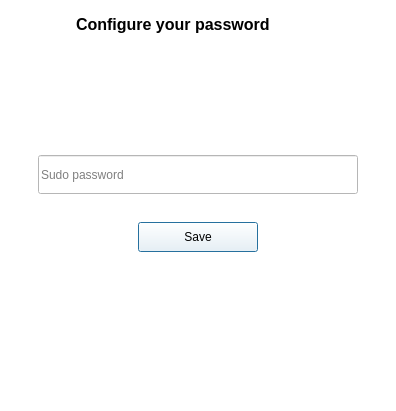
<?xml version="1.0" encoding="UTF-8"?>
<ui version="4.0">
 <class>Dialog</class>
 <widget class="QDialog" name="Dialog">
  <property name="geometry">
   <rect>
    <x>0</x>
    <y>0</y>
    <width>396</width>
    <height>411</height>
   </rect>
  </property>
  <property name="windowTitle">
   <string>Configure</string>
  </property>
  <property name="windowIcon">
   <iconset resource="../icons/icons.qrc">
    <normaloff>:/icons/system-update.png</normaloff>:/icons/system-update.png</iconset>
  </property>
  <layout class="QVBoxLayout" name="verticalLayout">
   <property name="spacing">
    <number>0</number>
   </property>
   <property name="leftMargin">
    <number>0</number>
   </property>
   <property name="topMargin">
    <number>0</number>
   </property>
   <property name="rightMargin">
    <number>0</number>
   </property>
   <property name="bottomMargin">
    <number>0</number>
   </property>
   <item>
    <widget class="QFrame" name="frame">
     <property name="styleSheet">
      <string notr="true">background-color: rgb(255, 255, 255);</string>
     </property>
     <property name="frameShape">
      <enum>QFrame::NoFrame</enum>
     </property>
     <property name="frameShadow">
      <enum>QFrame::Raised</enum>
     </property>
     <layout class="QVBoxLayout" name="verticalLayout_2">
      <property name="spacing">
       <number>0</number>
      </property>
      <property name="leftMargin">
       <number>0</number>
      </property>
      <property name="topMargin">
       <number>0</number>
      </property>
      <property name="rightMargin">
       <number>0</number>
      </property>
      <property name="bottomMargin">
       <number>0</number>
      </property>
      <item alignment="Qt::AlignTop">
       <widget class="QFrame" name="frame_2">
        <property name="frameShape">
         <enum>QFrame::NoFrame</enum>
        </property>
        <property name="frameShadow">
         <enum>QFrame::Raised</enum>
        </property>
        <layout class="QHBoxLayout" name="horizontalLayout">
         <property name="leftMargin">
          <number>40</number>
         </property>
         <item>
          <widget class="QLabel" name="label">
           <property name="minimumSize">
            <size>
             <width>30</width>
             <height>30</height>
            </size>
           </property>
           <property name="maximumSize">
            <size>
             <width>30</width>
             <height>30</height>
            </size>
           </property>
           <property name="text">
            <string/>
           </property>
           <property name="pixmap">
            <pixmap resource="../icons/icons.qrc">:/icons/system-update.png</pixmap>
           </property>
           <property name="scaledContents">
            <bool>true</bool>
           </property>
          </widget>
         </item>
         <item>
          <widget class="QLabel" name="label_2">
           <property name="font">
            <font>
             <pointsize>12</pointsize>
             <weight>75</weight>
             <bold>true</bold>
            </font>
           </property>
           <property name="text">
            <string>Configure your password</string>
           </property>
          </widget>
         </item>
        </layout>
       </widget>
      </item>
      <item>
       <widget class="QFrame" name="frame_4">
        <property name="frameShape">
         <enum>QFrame::NoFrame</enum>
        </property>
        <property name="frameShadow">
         <enum>QFrame::Raised</enum>
        </property>
        <layout class="QVBoxLayout" name="verticalLayout_3">
         <item>
          <widget class="QFrame" name="frame_5">
           <property name="frameShape">
            <enum>QFrame::NoFrame</enum>
           </property>
           <property name="frameShadow">
            <enum>QFrame::Raised</enum>
           </property>
           <layout class="QHBoxLayout" name="horizontalLayout_3">
            <item>
             <spacer name="horizontalSpacer">
              <property name="orientation">
               <enum>Qt::Horizontal</enum>
              </property>
              <property name="sizeType">
               <enum>QSizePolicy::Preferred</enum>
              </property>
              <property name="sizeHint" stdset="0">
               <size>
                <width>20</width>
                <height>20</height>
               </size>
              </property>
             </spacer>
            </item>
            <item>
             <widget class="QLineEdit" name="password">
              <property name="maximumSize">
               <size>
                <width>16777215</width>
                <height>200</height>
               </size>
              </property>
              <property name="echoMode">
               <enum>QLineEdit::Password</enum>
              </property>
              <property name="placeholderText">
               <string>Sudo password</string>
              </property>
              <property name="clearButtonEnabled">
               <bool>true</bool>
              </property>
             </widget>
            </item>
            <item>
             <spacer name="horizontalSpacer_2">
              <property name="orientation">
               <enum>Qt::Horizontal</enum>
              </property>
              <property name="sizeType">
               <enum>QSizePolicy::Preferred</enum>
              </property>
              <property name="sizeHint" stdset="0">
               <size>
                <width>20</width>
                <height>20</height>
               </size>
              </property>
             </spacer>
            </item>
           </layout>
          </widget>
         </item>
         <item>
          <widget class="QFrame" name="frame_6">
           <property name="frameShape">
            <enum>QFrame::NoFrame</enum>
           </property>
           <property name="frameShadow">
            <enum>QFrame::Raised</enum>
           </property>
           <layout class="QHBoxLayout" name="horizontalLayout_2">
            <item>
             <widget class="QPushButton" name="saveButton">
              <property name="maximumSize">
               <size>
                <width>120</width>
                <height>30</height>
               </size>
              </property>
              <property name="text">
               <string>Save</string>
              </property>
             </widget>
            </item>
           </layout>
          </widget>
         </item>
        </layout>
       </widget>
      </item>
      <item>
       <widget class="QFrame" name="frame_3">
        <property name="frameShape">
         <enum>QFrame::NoFrame</enum>
        </property>
        <property name="frameShadow">
         <enum>QFrame::Raised</enum>
        </property>
       </widget>
      </item>
     </layout>
    </widget>
   </item>
  </layout>
 </widget>
 <resources>
  <include location="../icons/icons.qrc"/>
  <include location="../../../../../../.designer/icons/icons.qrc"/>
 </resources>
 <connections/>
</ui>
